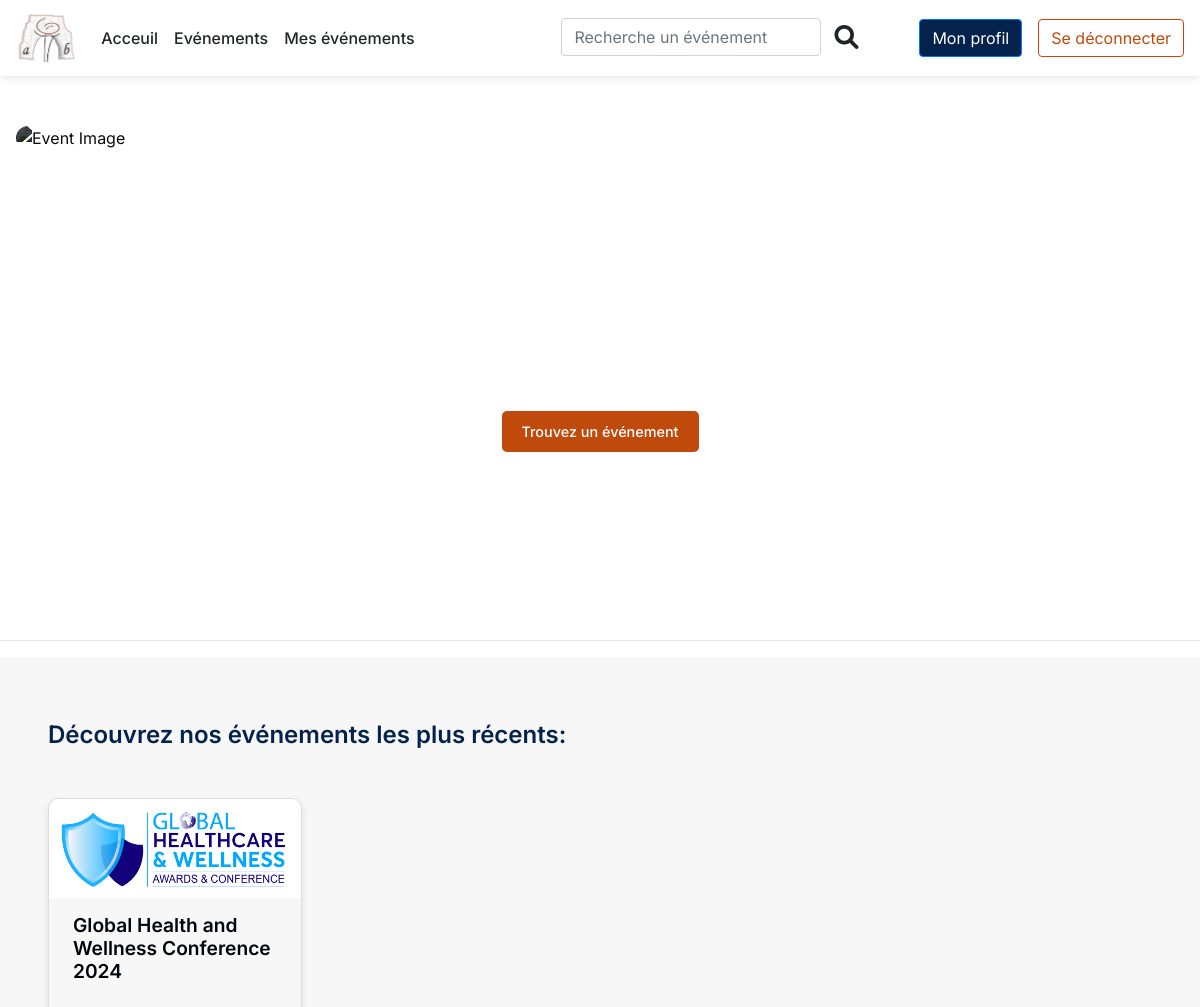
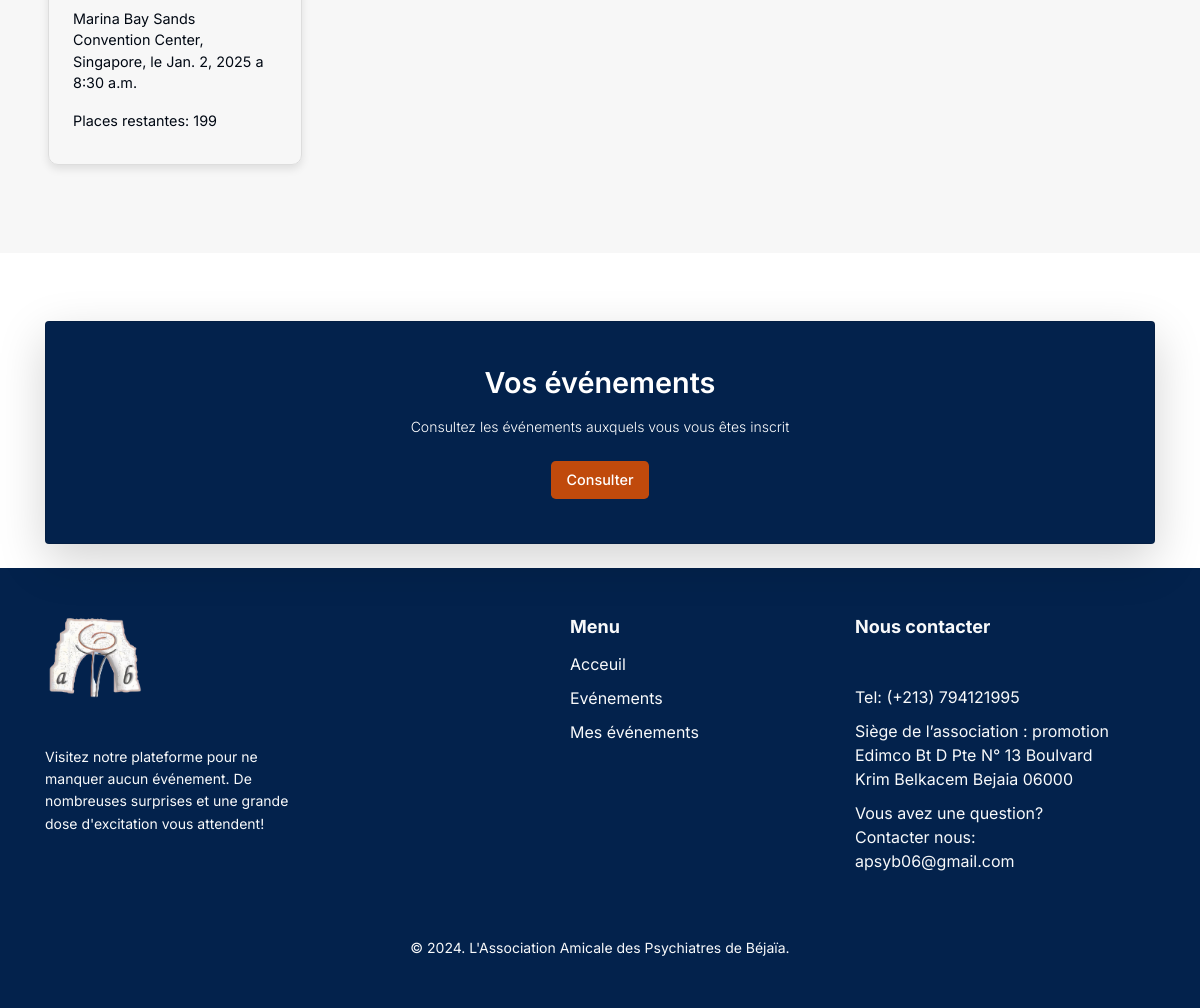
The app's page / (signed in) with its own data (2 pictures, top to bottom).
### main/models.py (models this page shows, shortened)
class Evenement(models.Model):
    nom = models.CharField(max_length=255)
    description = models.TextField()
    lieu = models.CharField(max_length=255)
    details_lieu = models.TextField()
    public_vise = models.TextField()
    nombre_places = models.IntegerField()
    organisateurs = models.CharField(max_length=255)
    objectifs = models.TextField()
    programme = models.TextField(blank=True, null=True)
    date = models.DateField()
    heure = models.TimeField()
    diffusion_directe = models.BooleanField(default = True)
    invitation_image = models.ImageField(upload_to='event_invitations/', blank=True, null=True)
    event_image = models.ImageField(upload_to='event_images/' , blank=True, null=True)
    live = models.URLField(max_length=500, blank=True, null=True)

### main/views.py (the view)
# urls.py: path('', views.first_page, name="first_page"),
@login_required
def first_page(request):
    if request.user.is_superuser:
        return dashboard_inscription(request)
    else:
        return user_page(request)

### users/views.py (called while the page is built)
@login_required(login_url="login")
@allowed_users(allowed_roles=['beneficiaire'])
def user_page(request):
    user = request.user.prenom
    today = date.today()
    events = Evenement.objects.filter(date__gte=today).order_by('-date')[:8]
    event_data = []
    for event in events:
        num_inscriptions = Inscription.objects.filter(evenement=event).count()
        remaining_places = event.nombre_places - num_inscriptions
        event_data.append({
            'event': event,
            'remaining_places': remaining_places,
        })
    return render(request, 'users/user_page.html', {
        'user': user,
        'event_data': event_data,
    })

### users/Templates/users/user_page.html (shortened to what this page needs)
{% extends 'main/base.html' %}
{% block content %}
{% load static %}
<link rel="stylesheet" href="{% static 'styles/user_page.css' %}?v={{ timestamp }}">
<div class="image-container section1">
    <img src="{% static 'templates/user_page.jpg'%}" alt="Event Image">
    <div class="image-overlay">
        <h1>Bienvenue {{user}}, découvrez nos événements intéressants! </h1>
        <a href="{% url 'events' %}" class="btn-overlay">Trouvez un événement</a>
    </div>
</div>
<hr>
<div class="section2">
    <h1>Découvrez nos événements les plus récents: </h1>
    <div class="row">
        {% for event_item in event_data %}
        <div class="col-md-3 mb-4">
            <a href="{% url 'event_details' event_item.event.id %}" class="event-card-link h-100">
                <div class="event-card d-flex flex-column">
                    {% if event_item.event.event_image %}
                    <img src="{{ event_item.event.event_image.url }}" class="event-card-img-top h-100"
                        alt="Event Image">
                    {% endif %}
                    <div class="event-card-header">
                        <h3 class="event-card-title">{{ event_item.event.nom }}</h3>
                    </div>
                    <div class="event-card-body flex-grow-1">
                        <p>{{ event_item.event.lieu }}, le {{ event_item.event.date }} a {{ event_item.event.heure }}
                        </p>
                        {% if event_item.remaining_places > 0 %}
                        <p>Places restantes: {{ event_item.remaining_places }}</p>
                        {% else %}
                        <p class="text-danger"><strong>Plein</strong></p>
                        {% endif %}
                    </div>
                </div>
            </a>
        </div>
        {% endfor %}
    </div>
</div>
<div class="section3 container mt-5">
    <div class="row justify-content-center">
        <div class="col-lg-12 col-md-10 text-center">
            <div class="card shadow-lg p-4 mb-4" style="background-color: #03224c;">
                <div class="card-body" style="color: #FFFFFF;">
                    <h1 class="display-4 fw-bold mb-3">Vos événements</h1>
                    <p class="lead mb-4">Consultez les événements auxquels vous vous êtes inscrit</p>
                    <a href="{% url 'my_registered_events' %}" class="btn btn-primary btn-lg">Consulter</a>
                </div>
            </div>
        </div>
    </div>
</div>
{% endblock %}

### static/styles/user_page.css (style rules this page uses)
.image-container { position: relative; width: 100%; height: 500px; overflow: hidden; padding: 1rem; margin-bottom: 2rem; margin-top: 2rem; }
.image-container img { width: 100%; height: 100%; object-fit: cover; filter: brightness(0.3); border-radius: 1rem; }
.image-overlay { position: absolute; top: 0; left: 0; width: 100%; height: 100%; display: flex; flex-direction: column; justify-content: center; align-items: center; color: #ffffff; text-align: center; padding: 20px; }
.image-overlay h1 { font-size: 3rem; font-weight: 700; margin: 0; letter-spacing: 1px; padding: 0 5rem; }
.image-overlay .btn-overlay { background-color: #C04A0C; color: #ffffff; border: none; padding: 10px 20px; border-radius: 5px; text-decoration: none; font-size: 0.9rem; font-weight: 500; transition: background-color 0.3s ease; margin-top: 2rem; }
.section2 { background-color: #f7f7f7; padding: 4rem 3rem; }
.section2 h1 { font-size: 1.5rem; margin-bottom: 3rem; color: #03224c; font-weight: 600; }
.event-card-link { display: block; text-decoration: none; color: inherit; }
.event-card { border: 1px solid #ddd; border-radius: 10px; box-shadow: 0 4px 8px rgba(0, 0, 0, 0.1); transition: transform 0.3s ease-in-out, box-shadow 0.3s ease-in-out; height: 100%; }
.event-card-img-top { border-top-left-radius: 10px; border-top-right-radius: 10px; object-fit: cover; width: 100%; }
.event-card-header { padding: 1rem 1.5rem; }
.event-card-header h3 { color: #00050b; font-size: 1.2rem; font-weight: 600; }
.event-card-title { font-size: 1.5rem; margin: 0; }
.event-card-body { padding: 1rem 1.5rem; font-size: 0.9rem; color: #000813; flex-grow: 1; }
.section3 h1 { font-size: 1.8rem; font-weight: 600; }
.section3 p { font-size: 1rem; }
.section3 a { font-size: 0.9rem; border: none; font-weight: 500; background-color: #C04A0C; color: #ffffff; transition: background-color 0.3s ease; }

### main/Templates/main/base.html (style rules this page uses)
body { font-family: 'Inter', sans-serif; }

### main/Templates/main/footer.html (style rules this page uses)
.text-center { margin-top: 20px; }
.text-center p { margin-bottom: 0; font-size: 14px; }

### records on screen
Evenement: event.event_image (picture), event.nom "Global Health and Wellness Conference 2024", event.lieu "Marina Bay Sands Convention Center, Singapore", event "Jan. 2, 2025", event.heure "8:30 a.m.", remaining_places "199"
